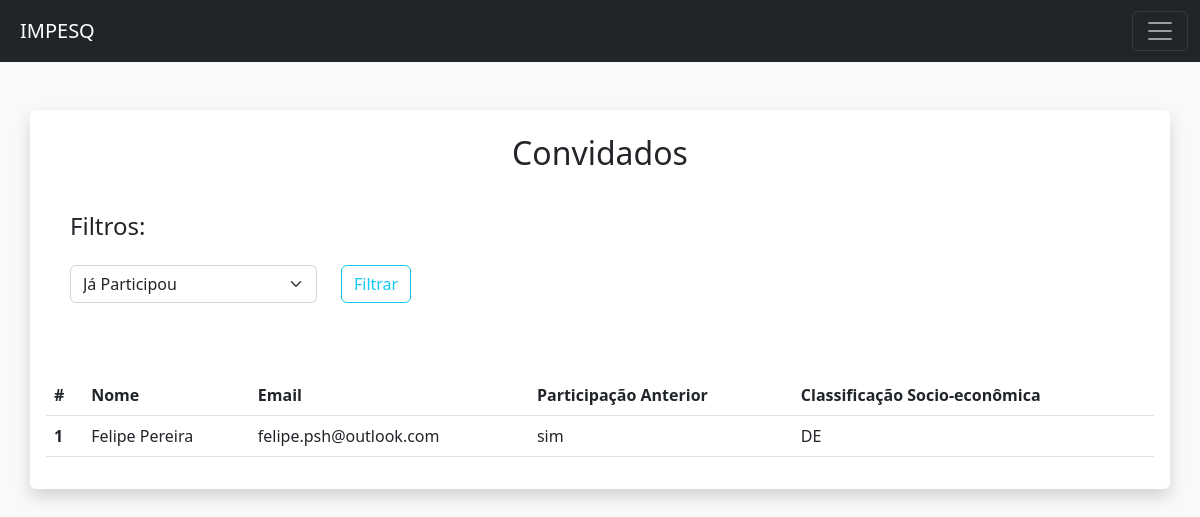
The app's page /listar/convidado, older data.
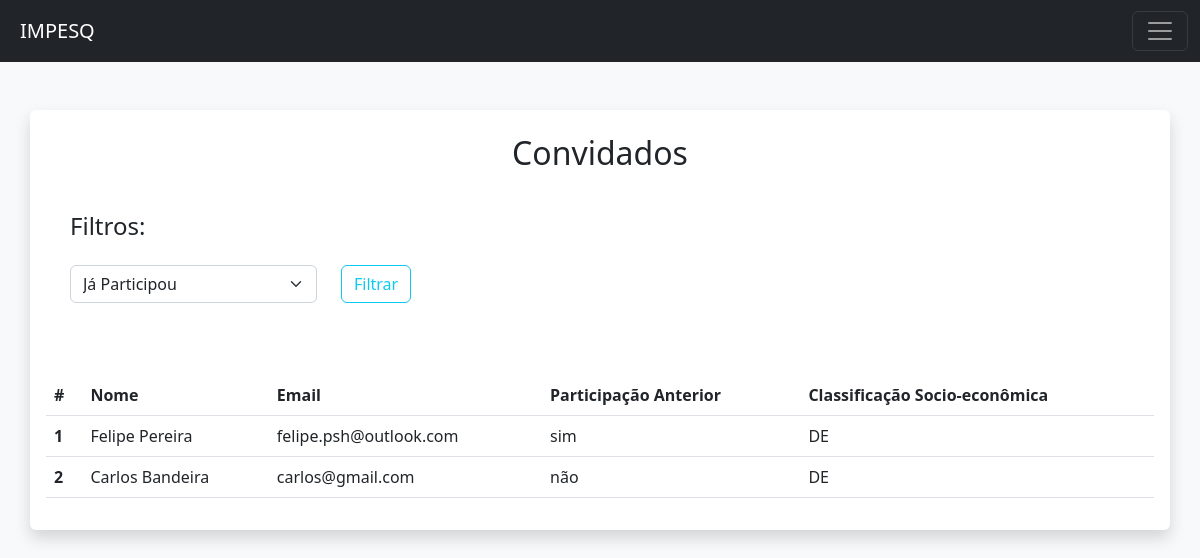
The same page, newer data.
### app/models/ConvidadoEntity.py (models this page shows, shortened)
class Convidado(db.Model):
    __tablename__ = "tbl_convidados"
    id = db.Column(db.Integer, primary_key=True)
    nome = db.Column(db.String(120))
    sobrenome = db.Column(db.String)
    nascimento = db.Column(db.String)
    cpf = db.Column(db.String)
    rg = db.Column(db.String)
    uf = db.Column(db.String)
    formacao = db.Column(db.String)
    instituicao = db.Column(db.String)
    semestre = db.Column(db.String)
    periodo = db.Column(db.String)
    estado_civil = db.Column(db.String)
    filhos = db.Column(db.String)
    filho_1 = db.Column(db.String)
    nascimento_primeiro_filho = db.Column(db.String)
    filho_2 = db.Column(db.String)
    nascimento_segundo_filho = db.Column(db.String)
    possui_trabalho = db.Column(db.String)
    periodo_trabalho = db.Column(db.String)
    empresa = db.Column(db.String)
    ramo_empresa = db.Column(db.String)
    telefone_empresa = db.Column(db.String)
    telefone_residencial = db.Column(db.String)
    celular = db.Column(db.String)
    operadora = db.Column(db.String)
    plano_operadora = db.Column(db.String)
    email = db.Column(db.String)
    pesquisa_de_mercado = db.Column(db.String)
    marketing_publicidade = db.Column(db.String)
    radio_jornal_revista_tv = db.Column(db.String)
    ja_participou = db.Column(db.String)
    tipo_pesquisa = db.Column(db.String)
    data_participacao = db.Column(db.String)
    assunto = db.Column(db.String)
    logradouro = db.Column(db.String(120))
    cep = db.Column(db.String)
    bairro= db.Column(db.String)
    cidade = db.Column(db.String)
    zona = db.Column(db.String)
    classificacao_socio = db.Column(db.String)

### app/controllers/default.py (the view)
@app.route("/listar/convidado", methods=["GET","POST"])
def listarConvidado():
    convidados = Convidado.query.filter_by().all()
    if request.method == 'POST':
        participacao = request.form['paticipacao']
        convidados = Convidado.query.filter_by(ja_participou=participacao).all()
    return render_template('listar_convidado.html', convidados=convidados)

### app/templates/listar_convidado.html (shortened to what this page needs)
{% extends 'base.html'%}
{% block content%}
<div class="container shadow p-3 mb-5 bg-body rounded mt-5">
    <div class="container d-flex p-2 bd-highlight">
            <div class="col d-flex justify-content-center">
                <h2 class="">Convidados</h2>
            </div>
    </div>
    <div class="container p-4">
      <div class="row">
        <div class="col-12 mb-3">
          <h4>
            Filtros:
          </h4>
        </div>
        <form action="/listar/convidado" method="POST" name="paticipacao" id="form">
         <div class="row">
          <div class="col-3">
            <select class="form-select" id="filtro" name="paticipacao">
              <option selected>Já Participou</option>
            </select>
          </div>
          <div class="col-4">
            <button class="btn btn-outline-info" type="submit">Filtrar</button>
          </div>
         </div>
        </form>
      </div>
    </div>
    <table class="table mt-5 table-hover">
        <thead>
          <tr>
            <th scope="col">#</th>
            <th scope="col">Nome</th>
            <th scope="col">Email</th>
            <th scope="col">Participação Anterior</th>
            <th scope="col">Classificação Socio-econômica</th>
          </tr>
        </thead>
        {% for convidado in convidados %}
            <tbody>
              <tr>
                <th scope="row">{{convidado.id}}</th>
                <td class="">{{convidado.nome + " " + convidado.sobrenome}}</td>
                <td>{{convidado.email}}</td>
                <td>{{convidado.ja_participou}}</td>
                <td>{{convidado.classificacao_socio}}</td>
              </tr>
            </tbody>
        {% endfor %}
      </table>
</div>
{% endblock %}

Row changes from the older to the newer data that the page shows:
added Convidado: id "2", nome+sobrenome "Carlos Bandeira", email "carlos@gmail.com", ja_participou "não", classificacao_socio "DE"
